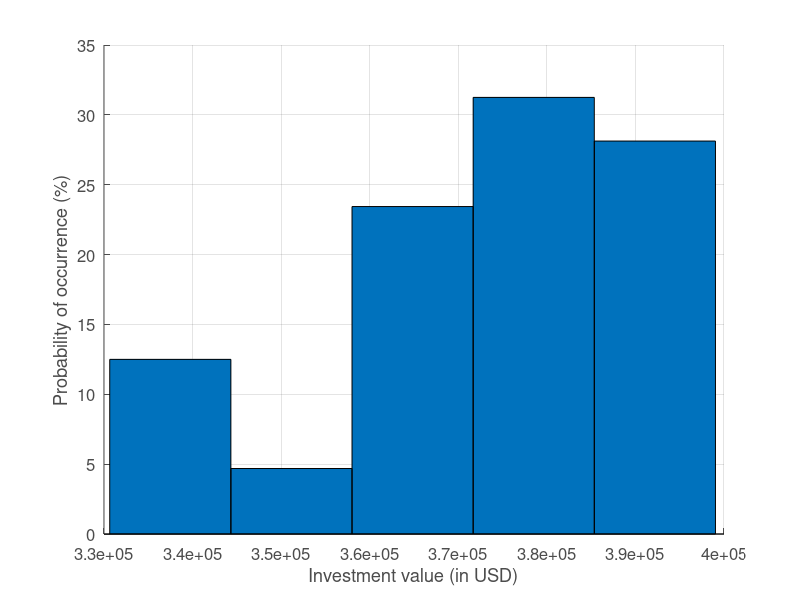

MATLAB code to generate this figure: (Note: this script raises an error after producing the figure.)
clear; 
 clc; 
 DadosHistograma=[
330646.4152, 
363935.6502, 
363935.6502, 
370873.9345, 
331735.2827, 
365024.5177, 
365024.5177, 
371962.802, 
342028.5311, 
375317.7661, 
375317.7661, 
382256.0504, 
358808.2283, 
392097.4633, 
392097.4633, 
399035.7476, 
330646.4152, 
363935.6502, 
363935.6502, 
370873.9345, 
340667.4467, 
373956.6817, 
373956.6817, 
380894.966, 
345601.3967, 
378890.6317, 
378890.6317, 
385828.916, 
358808.2283, 
392097.4633, 
392097.4633, 
399035.7476, 
331735.2827, 
365024.5177, 
365024.5177, 
371962.802, 
342028.5311, 
375317.7661, 
375317.7661, 
382256.0504, 
345601.3967, 
378890.6317, 
378890.6317, 
385828.916, 
358808.2283, 
392097.4633, 
392097.4633, 
399035.7476, 
342028.5311, 
375317.7661, 
375317.7661, 
382256.0504, 
345601.3967, 
378890.6317, 
378890.6317, 
385828.916, 
358808.2283, 
392097.4633, 
392097.4633, 
399035.7476, 
358808.2283, 
392097.4633, 
392097.4633, 
399035.7476, 
]; 
 [Y, X] = hist(DadosHistograma, 5); Y = Y / sum(Y) * 100; figure('Color',[1 1 1]); hold on; grid on; bar(X, Y, 1);  
xlabel('Investment value (in USD)'); 
 ylabel('Probability of occurrence (%)'); 
set(gca, 'Xcolor',[0.3 0.3 0.3]); 
 set(gca, 'Ycolor',[0.3 0.3 0.3]);
screenSize = get(0, 'ScreenSize'); 
 width = 880; 
 height = 660; 
  x = (screenSize(3) - width) / 2; 
  y = (screenSize(4) - height) / 2; 
 set(gca,'FontSize', 12); 
 set(gcf, 'Position', [x, y, width, height]); 
 xtickformat('%,.1f'); ytickformat('%,.1f');
LimiteSuperiorX = (floor(max(X)) + 10000); 
 LimiteInferiorX = (floor(min(X)) - 10000); 
 if (LimiteInferiorX == LimiteSuperiorX) 
 LimiteSuperiorX = LimiteSuperiorX + 10000; 
 LimiteInferiorX = LimiteInferiorX - 10000; 
 end
LimiteSuperiorY = (floor(max(Y)) + 1); 
 axis([LimiteInferiorX, LimiteSuperiorX, 0, LimiteSuperiorY]);
ValorLimiteINFERIORIntervaloConfianca = prctile(DadosHistograma, (100 - 95) / 2); 
 plot([ValorLimiteINFERIORIntervaloConfianca ValorLimiteINFERIORIntervaloConfianca], [0 LimiteSuperiorY], 'Color', 'r', 'LineWidth', 2);
ValorLimiteSUPERIORIntervaloConfianca = prctile(DadosHistograma, 100 - (100 - 95) / 2); 
 plot([ValorLimiteSUPERIORIntervaloConfianca ValorLimiteSUPERIORIntervaloConfianca], [0 LimiteSuperiorY], 'Color', 'r', 'LineWidth', 2);
